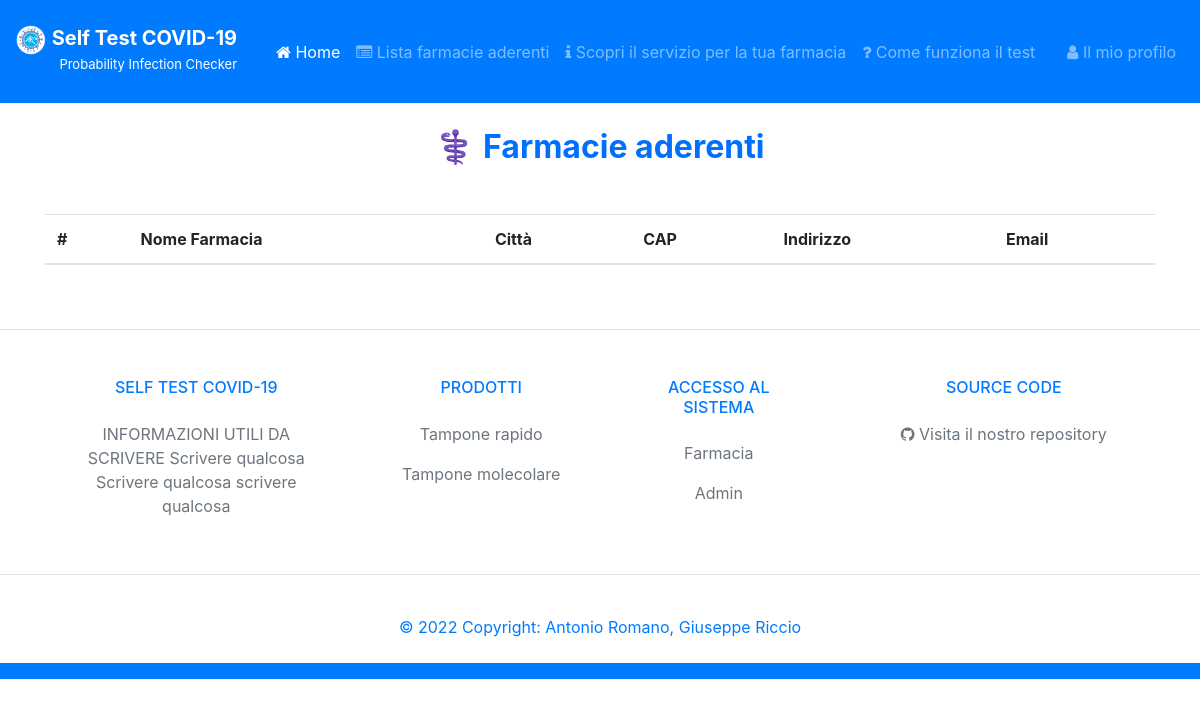
/listaFarmacie, run on an earlier commit of the app's database.
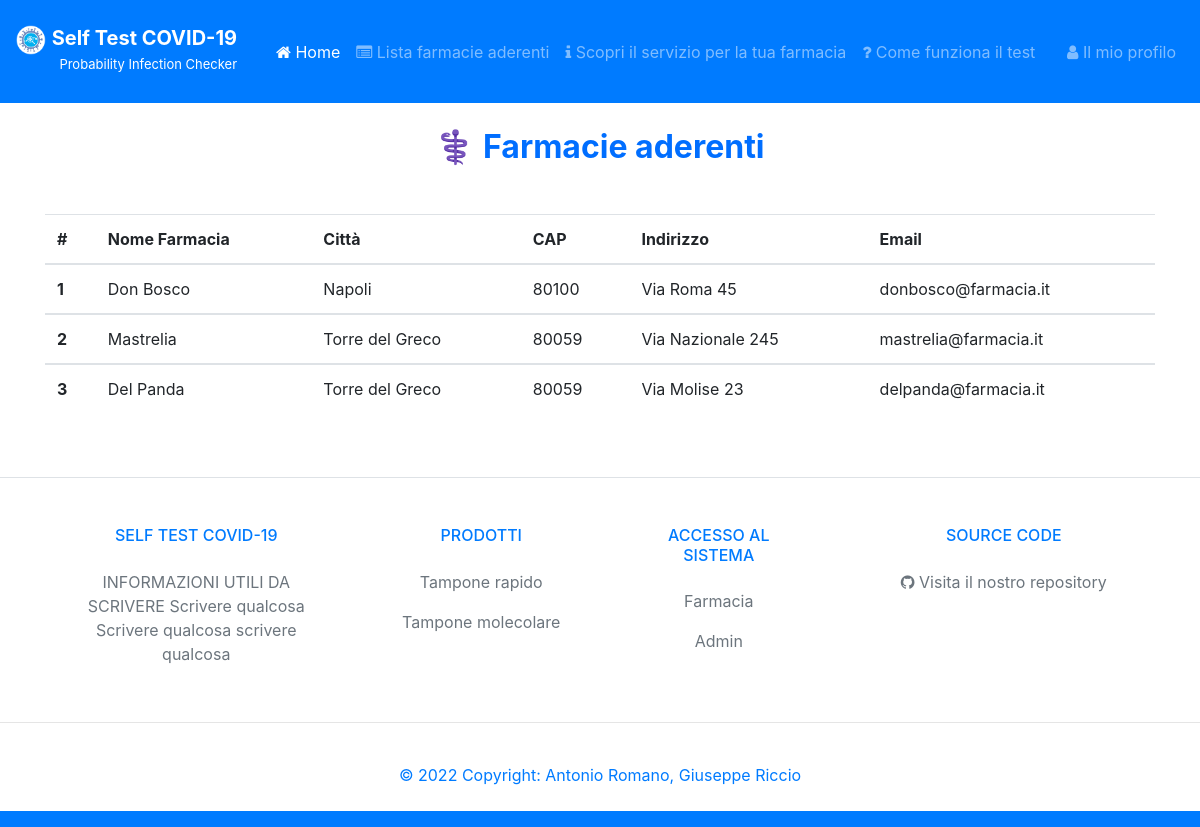
And on a later commit of the database.
### tables this page shows
CREATE TABLE `Farmacie` (
	ID INTEGER PRIMARY KEY AUTOINCREMENT,
	NomeFarmacia VARCHAR(50),
	Citta VARCHAR(50),
	CAP INT(5),
	Indirizzo VARCHAR(50),
	Email VARCHAR(50),
	PWD VARCHAR(50),
	UNIQUE(NomeFarmacia,Email)
);

### controllers/MainHandlerController.py (the view)
def listaFarmacie():
    connection = connectDB()
    farmacie = connection.execute('SELECT ID, NomeFarmacia, Citta, Cap, Indirizzo, Email FROM Farmacie').fetchall()
    connection.close()
    return render_template('/listafarmacie.html', farmacie=farmacie)

### models/DB.py (called while the page is built)
def connectDB():
    connection = sqlite3.connect('./models/selftestcovid19.db')
    connection.row_factory = sqlite3.Row
    return connection

### templates/listafarmacie.html (shortened to what this page needs)
<!doctype html>
<html lang="it">
<head>
    <link rel="stylesheet" href="https://cdnjs.cloudflare.com/ajax/libs/font-awesome/4.7.0/css/font-awesome.min.css">
    <link rel="stylesheet" href="https://stackpath.bootstrapcdn.com/bootstrap/4.3.1/css/bootstrap.min.css">
</head>
<body>
    <nav class="navbar navbar-expand-lg navbar-dark bg-primary">
        <div style="margin-top: 10px; margin-right: 15px;">
            <a class="navbar-brand" href="#">
                <img src="/static/logo.png" width="30" height="30" alt="">
                <span style="margin-top: 10px; color: white; font-size: 20px ;"><b>Self Test COVID-19</b><br>
                    <p style="font-size: small; text-align: right;">Probability Infection Checker</p></a></span>
        </div>
        <div class="collapse navbar-collapse" id="navbarSupportedContent">
            <ul class="navbar-nav mr-auto">
                <li class="nav-item active">
                    <a class="nav-link" href="/"><i class="fa fa-home" aria-hidden="true"></i> Home </a>
                </li>
                <li class="nav-item">
                    <a class="nav-link" href="/listaFarmacie"><i class="fa fa-list-alt" aria-hidden="true"></i> Lista
                        farmacie aderenti</a>
                </li>
                <li class="nav-item">
                    <a class="nav-link" href="#"><i class="fa fa-info" aria-hidden="true"></i> Scopri il servizio per la
                        tua farmacia</a>
                </li>
                <li class="nav-item">
                    <a class="nav-link" href="/About"><i class="fa fa-question" aria-hidden="true"></i> Come funziona il
                        test</a>
                </li>
            </ul>
            <ul class="navbar-nav ml-auto">
                <li class="nav-item">
                    <a class="nav-link" href="/loginPaziente"><i class="fa fa-user" aria-hidden="true"></i> Il mio
                        profilo </a>
                </li>
            </ul>
        </div>
    </nav>
    <div class="container">
        <center>
            <h2 class="text-center" style="margin: 25px;"><b><span style="color: #006eff;">
                        &#x2695 Farmacie aderenti </span></b></h2>
            <div class="d-flex justify-content-center mt-5 table-responsive">
                <table class="table">
                    <thead>
                        <tr>
                            <th scope="col">#</th>
                            <th scope="col">Nome Farmacia </th>
                            <th scope="col">Città</th>
                            <th scope="col">CAP</th>
                            <th scope="col">Indirizzo</th>
                            <th scope="col">Email</th>
                        </tr>
                    </thead>
                    <tbody>
                        {% for farmacia in farmacie %}
                        <tr>
                            <th scope="row">{{ farmacia.ID }}</th>
                            <td>{{ farmacia.NomeFarmacia }}</td>
                            <td>{{ farmacia.Citta }}</td>
                            <td>{{ farmacia.CAP }}</td>
                            <td>{{ farmacia.Indirizzo }}</td>
                            <td>{{ farmacia.Email }}</td>
                        </tr>
                    </tbody>
                    {% endfor %}
                </table>
            </div>
        </center>
    </div>
</body>
<footer class="text-lg text-lg-start bg-white text-muted">
    <section class="d-flex justify-content-center justify-content-lg-between p-4 border-bottom">
    </section>
    <section class="">
        <div class="container text-center text-md-start mt-5">
            <div class="row mt-3">
                <div class="col-md-3 col-lg-4 col-xl-3 mx-auto mb-4">
                    <h6 class="text-uppercase fw-bold mb-4  text-primary">
                        Self Test COVID-19
                    </h6>
                    <p>
                        INFORMAZIONI UTILI DA SCRIVERE Scrivere qualcosa Scrivere qualcosa scrivere qualcosa
                    </p>
                </div>
                <div class="col-md-2 col-lg-2 col-xl-2 mx-auto mb-4">
                    <h6 class="text-uppercase fw-bold mb-4  text-primary">
                        Prodotti
                    </h6>
                    <p>
                        <a href="#!" class="text-reset">Tampone rapido</a>
                    </p>
                    <p>
                        <a href="#!" class="text-reset">Tampone molecolare</a>
                    </p>
                </div>
                <div class="col-md-3 col-lg-2 col-xl-2 mx-auto mb-4">
                    <h6 class="text-uppercase fw-bold mb-4  text-primary">
                        Accesso al sistema
                    </h6>
                    <p>
                        <a href="/loginFarmacia" class="text-reset">Farmacia</a>
                    </p>
                    <p>
                        <a href="/loginAdmin" class="text-reset">Admin</a>
                    </p>
                </div>
                <div class="col-md-4 col-lg-3 col-xl-3 mx-auto mb-md-0 mb-4">
                    <h6 class="text-uppercase fw-bold mb-4  text-primary">SOURCE CODE</h6>
                    <p><i class="fa fa-github"></i> Visita il nostro repository</p>
                </div>
            </div>
        </div>
    </section>
    <hr>
    <div class="text-center p-4  text-primary" style="background-color: rgba(255, 255, 255, 0.05);">
        © 2022 Copyright:
        <a class="text-reset fw-bold">Antonio Romano, Giuseppe Riccio</a>
    </div>
</footer>
<nav class="navbar navbar-expand-lg navbar-dark bg-primary">
</nav>
</body>
</html>

What changed in the data, as far as the page shows it:
added Farmacie: ID "1", NomeFarmacia "Don Bosco", Citta "Napoli", CAP "80100", Indirizzo "Via Roma 45", Email "donbosco@farmacia.it"
added Farmacie: ID "2", NomeFarmacia "Mastrelia", Citta "Torre del Greco", CAP "80059", Indirizzo "Via Nazionale 245", Email "mastrelia@farmacia.it"
added Farmacie: ID "3", NomeFarmacia "Del Panda", Citta "Torre del Greco", CAP "80059", Indirizzo "Via Molise 23", Email "delpanda@farmacia.it"
